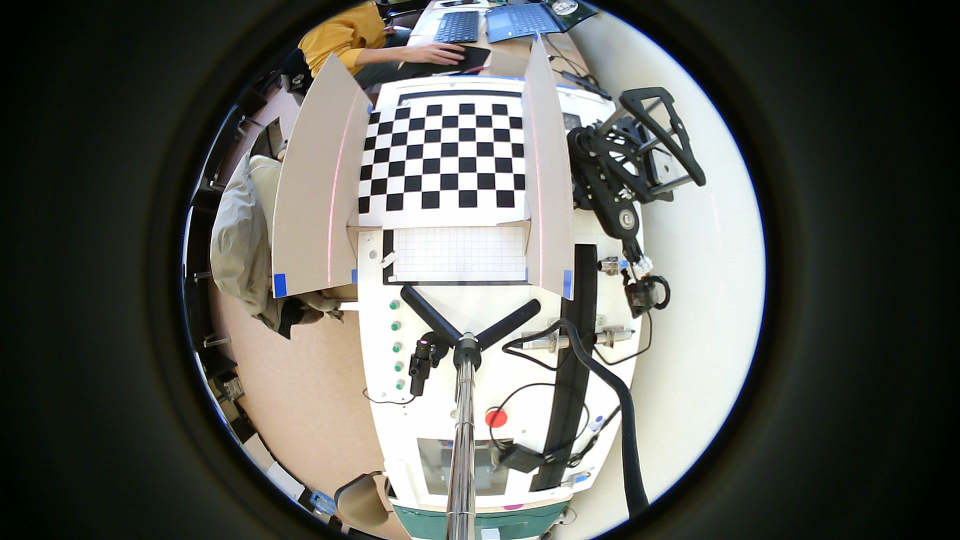
%> input picture 3D_Reconstruction/0001.jpg, 1920 x 1080 px (shown at 1/2 size)
$ octave --eval "result = LaserFind(imread('0001.jpg'));"   (GNU Octave 9; MATLAB toolbox functions it lacks are replaced by stand-ins)
%> lines starting %> are read from the running program, lines starting %| are printed output that depends on the picture; in (x1, y1, x2, y2) boxes, pixels count from 0 and x2, y2 are one past the last pixel; in counts of white or black regions, pixels touching at a corner belong together; the program's own positions count from 1

function img=LaserFind(image)
%不进行物体识别提取，直接进行全局图像种激光识别
%cam=webcam(2);
%preview(cam);


%% 第一种算法，改进型,检测低光域下的激光black_image=testImage;
black_image=image;%ceshiBnew(image);%识别黑色方块，提取黑色方块所在区域.使用CNN
%> black_image is the input picture: size 1080x1920x3 uint8; mean R, G, B 92.7, 94.2, 88.3
%imshow(black_image);  image=testImage;

%图像处理，增强激光线段
% 将图像从RGB转换到HSV
hsvImage = rgb2hsv(black_image);
%> hsvImage: size 1080x1920x3 double; mean H, S, V 0.298, 0.305, 0.387

% 红色激光的HSV范围，使用一些偏移量  imshow(hsvImage);
hue = 0.95;
saturation = 0.95;
value = 0.95;

% 设置HSV范围（根据需要调整偏移量）
hue_offset = 0.04;
sat_offset = 0.7;
val_offset = 0.5;

lower_red1 = [hue - hue_offset, max(saturation - sat_offset, 0), max(value - val_offset, 0)];
upper_red1 = [1, 1, 1];

% 创建掩膜，提取红色部分
redMask = (hsvImage(:,:,1) >= lower_red1(1)) & (hsvImage(:,:,1) <= upper_red1(1)) & ...
          (hsvImage(:,:,2) >= lower_red1(2)) & (hsvImage(:,:,2) <= upper_red1(2)) & ...
          (hsvImage(:,:,3) >= lower_red1(3)) & (hsvImage(:,:,3) <= upper_red1(3));
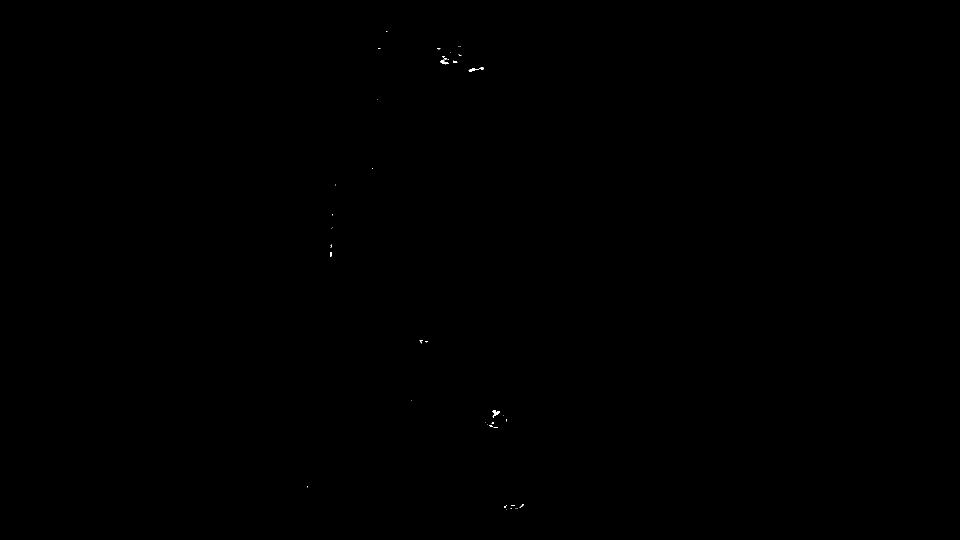
%> redMask: size 1080x1920 logical (shown at 1/2 size); 0.03% white; 43 white regions (37 under 20 px), largest, box (x1, y1, x2, y2) and area: (984, 821, 1000, 836) 105, (937, 135, 968, 143) 95, (880, 121, 898, 129) 73, (906, 121, 915, 126) 28, (660, 504, 663, 514) 23, (978, 850, 987, 855) 21

% 对掩膜进行形态学操作（膨胀和腐蚀）
se = strel('disk', 9); % 使用较小的结构元素
redMask = imdilate(redMask, se);
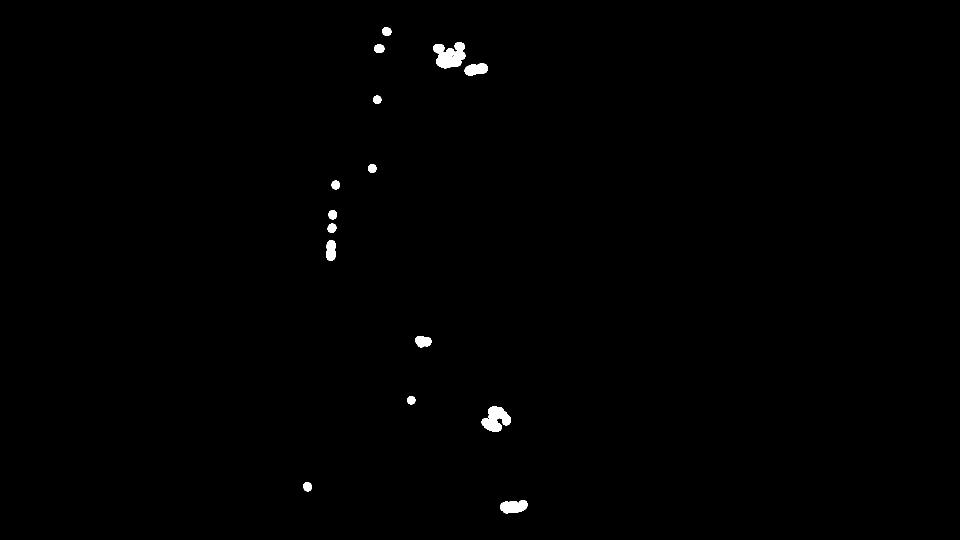
%> redMask: size 1080x1920 logical (shown at 1/2 size); 0.47% white; 15 white regions, largest, box (x1, y1, x2, y2) and area: (866, 84, 931, 137) 2285, (963, 813, 1022, 863) 1855, (1000, 1000, 1055, 1027) 1124
redMask = imerode(redMask, se);
%> redMask: size 1080x1920 logical; 0.05% white; 26 white regions (19 under 20 px), largest, box (x1, y1, x2, y2) and area: (880, 112, 915, 129) 293, (1008, 1008, 1047, 1019) 180, (984, 821, 1003, 837) 145

% 显示形态学处理后的掩膜
% 连通组件分析
cc = bwconncomp(redMask);
%> cc = 26 connected components

% 计算每个连通组件的像素数量
numPixels = cellfun(@numel, cc.PixelIdxList);
%> numPixels = 26 values, max 293 at index 15, min 1 at index 4, mean 38.58

% 设置要保留的最小和最大像素数量（根据需要调整）  imshow(redMask)
minPixelCount = 1;   % 保留的最小尺寸
maxPixelCount = 6000; % 保留的最大尺寸

% 过滤掉不符合尺寸要求的组件
largeComponents = numPixels >= minPixelCount & numPixels <= maxPixelCount;
%> largeComponents = 26 logical values, 26 true

% 创建一个新的二值图像，只保留符合尺寸要求的组件
cleanedImage = false(size(redMask));
for i = 1:length(largeComponents)
    if largeComponents(i)
        cleanedImage(cc.PixelIdxList{i}) = true;
    end
end
%> this loop made 26 passes
% 显示处理后的图像


%原算法
%figure;
%img = las_segm(black_image);
%%img_inverted = ~img; % 反转图片
%%将检测电加载到原图中
% [11 lines of commented-out code are left out]

%% 第二种方法,增加一类搜索
% 红色激光的HSV范围，使用一些偏移量
hue2 = 0.95;
saturation2 = 0.95;
value2 = 0.95;

% 设置HSV范围（根据需要调整偏移量）
hue_offset2 = 0.05;
sat_offset2 = 0.15;
val_offset2 = 0.9;

lower_red2 = [hue2 - hue_offset2, max(saturation2 - sat_offset2, 0), max(value2 - val_offset2, 0)];
upper_red2 = [hue2 + hue_offset2, 1, 1];

% 创建掩膜，提取红色部分
redMask2 = (hsvImage(:,:,1) >= lower_red2(1)) & (hsvImage(:,:,1) <= upper_red2(1)) & ...
          (hsvImage(:,:,2) >= lower_red2(2)) & (hsvImage(:,:,2) <= upper_red2(2)) & ...
          (hsvImage(:,:,3) >= lower_red2(3)) & (hsvImage(:,:,3) <= upper_red2(3));
%> redMask2: size 1080x1920 logical; 0% white in thin lines or dots, all inside (x1, y1, x2, y2) = (531, 86, 1271, 978)

% 对掩膜进行形态学操作（膨胀和腐蚀）
redMask2 = imdilate(redMask2, se);
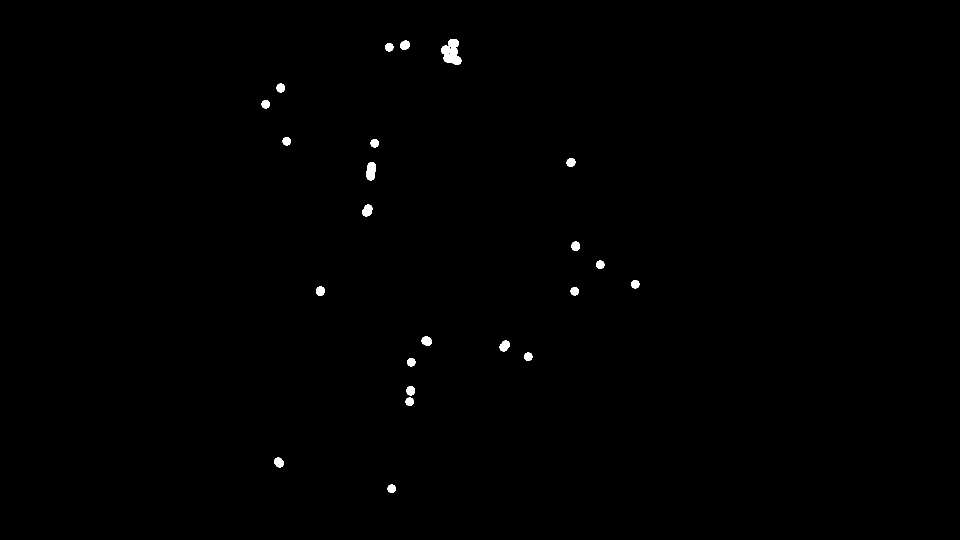
%> redMask2: size 1080x1920 logical (shown at 1/2 size); 0.35% white; 23 white regions, largest, box (x1, y1, x2, y2) and area: (882, 78, 923, 130) 1343, (733, 324, 752, 361) 568, (724, 409, 745, 433) 376
redMask2 = imerode(redMask2, se);

% 连通组件分析
cc2 = bwconncomp(redMask2);
%> cc2 = 34 connected components

% 计算每个连通组件的像素数量
numPixels2 = cellfun(@numel, cc2.PixelIdxList);
%> numPixels2 = 34 values, max 25 at index 24, min 1 at index 1, mean 2.97

% 设置要保留的最小和最大像素数量（根据需要调整）
minPixelCount2 = 1;   % 保留的最小尺寸
maxPixelCount2 = 6000; % 保留的最大尺寸

% 过滤掉不符合尺寸要求的组件
largeComponents2 = numPixels2 >= minPixelCount2 & numPixels2 <= maxPixelCount2;
%> largeComponents2 = 34 logical values, 34 true

% 创建一个新的二值图像，只保留符合尺寸要求的组件
cleanedImage2 = false(size(redMask2));
for i = 1:length(largeComponents2)
    if largeComponents2(i)
        cleanedImage2(cc2.PixelIdxList{i}) = true;
    end
end
%> this loop made 34 passes

% 显示处理后的图像


%% 第三种方法纯红色
hue3 = 0;
saturation3 = 1;
value3 = 0.6;

% 设置HSV范围（根据需要调整偏移量）
hue_offset3 = 0.05;
sat_offset3 = 0.09;
val_offset3 = 0.45;

lower_red3 = [hue3, max(saturation3 - sat_offset3, 0), max(value3 - val_offset3, 0)];
upper_red3 = [hue3 + hue_offset3, 1, 1];

% 创建掩膜，提取红色部分
redMask3 = (hsvImage(:,:,1) >= lower_red3(1)) & (hsvImage(:,:,1) <= upper_red3(1)) & ...
          (hsvImage(:,:,2) >= lower_red3(2)) & (hsvImage(:,:,2) <= upper_red3(2)) & ...
          (hsvImage(:,:,3) >= lower_red3(3)) & (hsvImage(:,:,3) <= upper_red3(3));
%> redMask3: size 1080x1920 logical; 0% white in thin lines or dots, all inside (x1, y1, x2, y2) = (542, 55, 909, 950)

% 对掩膜进行形态学操作（膨胀和腐蚀）
redMask3 = imdilate(redMask3, se);
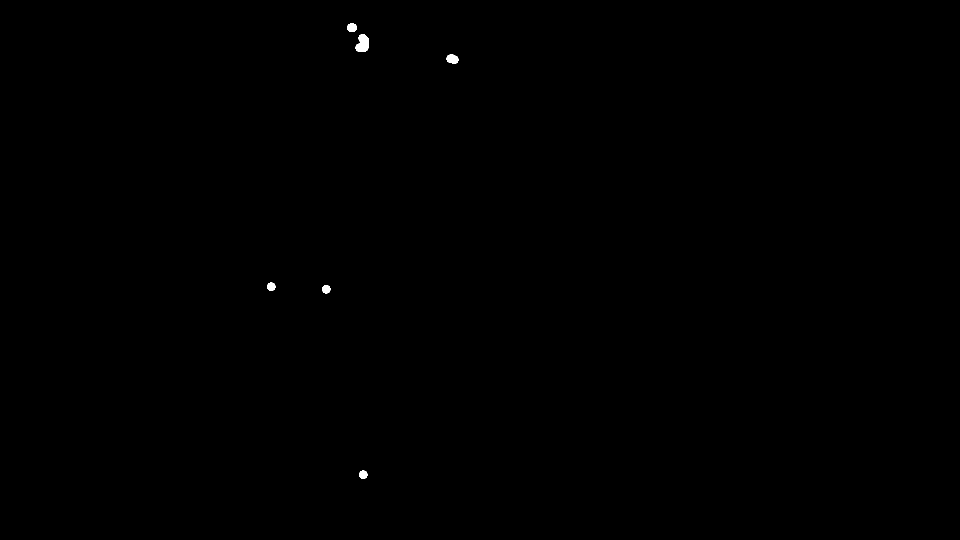
%> redMask3: size 1080x1920 logical (shown at 1/2 size); 0.1% white; 6 white regions, box (x1, y1, x2, y2) and area: (711, 68, 738, 104) 708, (893, 109, 917, 128) 350, (694, 47, 714, 64) 276, (534, 565, 551, 582) 225, (644, 570, 661, 587) 225, (718, 941, 735, 958) 225
redMask3 = imerode(redMask3, se);

% 连通组件分析
cc3 = bwconncomp(redMask3);
%> cc3 = 10 connected components

% 计算每个连通组件的像素数量
numPixels3 = cellfun(@numel, cc3.PixelIdxList);
%> numPixels3 = [1 1 4 28 1 1 2 4 1 1]

% 设置要保留的最小和最大像素数量（根据需要调整）
minPixelCount3 = 1;   % 保留的最小尺寸
maxPixelCount3 = 6000; % 保留的最大尺寸

% 过滤掉不符合尺寸要求的组件
largeComponents1 = numPixels3 >= minPixelCount3 & numPixels3 <= maxPixelCount3;
%> largeComponents1 = [true true true true true true true true true true]

% 创建一个新的二值图像，只保留符合尺寸要求的组件
cleanedImage1 = false(size(redMask3));
for i = 1:length(largeComponents1)
    if largeComponents1(i)
        cleanedImage1(cc3.PixelIdxList{i}) = true;
    end
end
%> this loop made 10 passes

% 显示处理后的图像
%figure;
%imshow(cleanedImage1);
%title('Pure Red light Image');


%% 叠加二值图像
combinedImage = cleanedImage | cleanedImage1 | cleanedImage2;
%> combinedImage: size 1080x1920 logical; 0.05% white; 62 white regions (54 under 20 px), largest, box (x1, y1, x2, y2) and area: (880, 112, 915, 129) 317, (1008, 1008, 1047, 1019) 180, (984, 821, 1003, 837) 145
% [16 lines of commented-out code are left out]
skeletonImage = bwmorph(combinedImage, 'skel', Inf);
%> skeletonImage: size 1080x1920 logical; 0.02% white in thin lines or dots, all inside (x1, y1, x2, y2) = (531, 55, 1271, 1019)
[y, x] = find(skeletonImage);
%> y = 467 values from 56 to 1019; x = 467 values from 532 to 1271
points = [x, y];
%> points = 467 rows, first 12: [532 209; 543 574; 557 924; 560 927; 562 176; 562 177; 574 283; 615 973; 616 974; 616 975; 641 583; 641 584]
% 提取骨架线条的坐标
% 使用DBSCAN算法进行聚类，距离阈值设为100
epsilon = 60; % 距离阈值
minPts = 1; % 每个簇最少包含的点数
%> (the run ends here)
